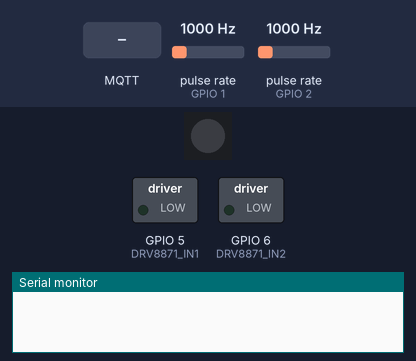
Recording of a program running on a simulated ESP32-S3. Shown: 1 RGB LEDs in strip order, left to right, switched loads named in the program (green lamp = pin HIGH), the last lines printed to the serial monitor. Wiring (inferred from the names in the program): 2 × pulse sensor: data GPIO 1 / data GPIO 2. The test bench sets the inputs (shaded band); at power-on: pulse rate (sensors on GPIO 1, GPIO 2) 1000 Hz. Dim RGB values are drawn brighter than linear; WiFi joins after 1.5 s; servers stay silent unless stated; the strip is taken to match the declared colour order; no MQTT or app messages arrive unless stated.

Above: at 0.1 s.
At 1.2 s:
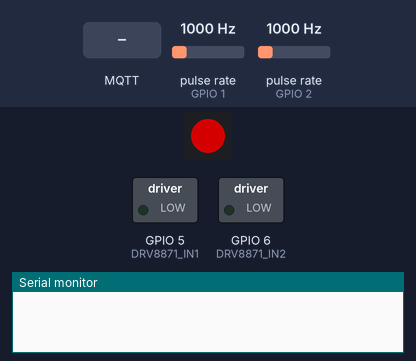
At 4.3 s:
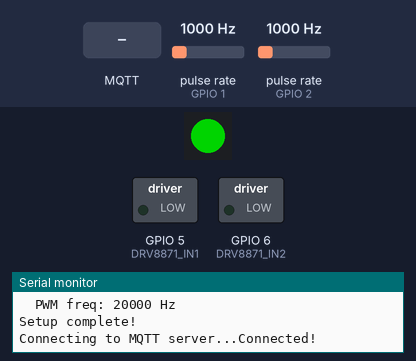
4.4 s: MQTT message "solap1234" arrives on the first subscribed topic
5.9 s: MQTT message "1" arrives on the first subscribed topic
7.4 s: MQTT message "on" arrives on the first subscribed topic
Timing chart, 0 to 10.4 s (numbered marks = the images above; inputs shaded):
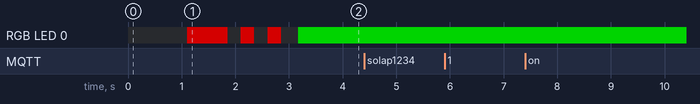

The program:

main.cpp
```cpp
#include <Arduino.h>
#include <WiFi.h>
#include <PubSubClient.h>
#include <ArduinoJson.h>
#include <Adafruit_NeoPixel.h>
#include "Drv8871.h"

// ********** RGB LED settings **********
#define LED_PIN 21    // LOLIN S3 Mini RGB LED pin
#define LED_COUNT 1
Adafruit_NeoPixel led(LED_COUNT, LED_PIN, NEO_RGB + NEO_KHZ800);

// ********** WiFi settings **********
// const char* ssid = "solap";
// const char* password = "solap1234";
const char* ssid = "WLAN1";
const char* password = "wlan1234";

// ********** MQTT settings **********
// const char* mqtt_server = "192.168.0.190"; //t630
const char* mqtt_server = "192.168.0.121"; //hp-zbook
// const char* mqtt_server = "192.168.0.133";  //e7450
const char* mqtt_user = "mark";
const char* mqtt_pass = "pass";
const int mqtt_port = 1883;
const char* deviceName = "PL1";

WiFiClient mqttClient;
PubSubClient client(mqttClient);

Drv8871 motor(deviceName);

// Non-blocking MQTT reconnect - returns true if connected
bool tryReconnect() {
  static unsigned long lastAttempt = 0;
  unsigned long now = millis();

  // Try to connect every 5 seconds
  if (now - lastAttempt >= 5000 || lastAttempt == 0) {
    lastAttempt = now;
    Serial.print("Connecting to MQTT server...");
    if (client.connect(deviceName, mqtt_user, mqtt_pass)) {
      Serial.println("Connected!");

      // Solid green when connected
      led.setPixelColor(0, led.Color(0, 255, 0));
      led.show();

      char str[80];

      // Subscribe to control topics
      strcpy(str, deviceName);
      strcat(str, "/pwm");
      client.subscribe(str);

      strcpy(str, deviceName);
      strcat(str, "/set_speed");
      client.subscribe(str);

      strcpy(str, deviceName);
      strcat(str, "/direction");
      client.subscribe(str);

      return true;
    } else {
      Serial.print("failed, rc=");
      Serial.print(client.state());
      Serial.println(" try again in 5 seconds");
    }
  }
  return false;
}

// Flash LED green at 1Hz when not connected to MQTT
void updateLedStatus() {
  static unsigned long lastFlash = 0;
  static bool ledOn = false;

  if (!client.connected()) {
    unsigned long now = millis();
    if (now - lastFlash >= 500) {
      lastFlash = now;
      ledOn = !ledOn;
      if (ledOn) {
        led.setPixelColor(0, led.Color(0, 255, 0));
      } else {
        led.setPixelColor(0, led.Color(0, 0, 0));
      }
      led.show();
    }
  }
}

void mqtt_callback(char* topic, byte* message, unsigned int length) {
  Serial.print("Message arrived on topic: ");
  Serial.print(topic);
  Serial.print(" Message: ");
  String messageTemp;
  String topicStr = topic;

  for (unsigned int i = 0; i < length; i++) {
    Serial.print((char)message[i]);
    messageTemp += (char)message[i];
  }
  Serial.println();

  StaticJsonDocument<256> doc;

  // Deserialize the JSON document
  DeserializationError error = deserializeJson(doc, messageTemp);

  if (error) {
    Serial.print(F("deserializeJson() failed: "));
    Serial.println(error.f_str());
  }

  char str[80];

  // Handle PWM command - direct PWM control (0-255)
  strcpy(str, deviceName);
  strcat(str, "/pwm");
  if (topicStr == str) {
    int _pwm = doc["data"];
    motor.mode = motor.PWM;
    if (_pwm > 0)
      motor.move_forward(_pwm);
    else
      motor.move_backward(-_pwm);
    Serial.print(" move_pwm: "); Serial.print(_pwm);
  }

  // Handle set_speed command - speed as percentage (-100 to 100)
  strcpy(str, deviceName);
  strcat(str, "/set_speed");
  if (topicStr == str) {
    int _speed = doc["data"];
    motor.mode = motor.SPEED;
    motor.set_speed(_speed);  // Percentage
    Serial.print(" set_speed: "); Serial.print(_speed);
  }

  // Handle direction command - 0=CW, 1=CCW
  strcpy(str, deviceName);
  strcat(str, "/direction");
  if (topicStr == str) {
    int _direction = doc["data"];
    motor.direction = _direction;
    Serial.print(" direction: "); Serial.print(_direction);
  }
}

void setup() {
  Serial.begin(115200);
  delay(1000);

  // Initialize RGB LED
  led.begin();
  led.setBrightness(128);  // Half brightness
  led.clear();
  led.show();
  delay(100);

  // Test flash - red on startup
  led.setPixelColor(0, led.Color(255, 0, 0));
  led.show();
  delay(500);

  Serial.println();
  Serial.println("DRV8871 DC Motor Controller Starting...");
  Serial.print("Device Name: ");
  Serial.println(deviceName);
  Serial.print("MAC Address: ");
  Serial.println(WiFi.macAddress());

  // WiFi setup - flash red while connecting
  WiFi.mode(WIFI_MODE_STA);
  WiFi.begin(ssid, password);
  while (WiFi.status() != WL_CONNECTED) {
    // Flash red while connecting to WiFi
    led.setPixelColor(0, led.Color(255, 0, 0));
    led.show();
    delay(250);
    led.setPixelColor(0, led.Color(0, 0, 0));
    led.show();
    delay(250);
    Serial.println("Connecting to WiFi...");
  }

  Serial.print("IP Address: ");
  Serial.println(WiFi.localIP());
  Serial.print("Wi-Fi Channel: ");
  Serial.println(WiFi.channel());

  // MQTT setup
  client.setServer(mqtt_server, mqtt_port);
  client.setCallback(mqtt_callback);

  // Initialize DRV8871 motor driver
  motor.begin();
  // motor.debug = 1;  // Enable debug output

  Serial.println("Setup complete!");
}

void loop() {
  // Start timing loop execution
  unsigned long loop_start_us = micros();
  static unsigned long loop_time_ema_us = 0;
  static const float loop_time_alpha = 0.12f;
  static float loop_time_percent = 0.0f;

  // MQTT connection handling
  if (!client.connected())
    tryReconnect();
  client.loop();

  // Update LED status (flash when not connected)
  updateLedStatus();

  // Motor update loop (100ms interval)
  static unsigned long motor_updateTime = millis();
  static const unsigned long MOTOR_UPDATE_MS = motor.pid_update_window;
  if ((millis() - motor_updateTime) > MOTOR_UPDATE_MS) {
    motor_updateTime = millis();
    motor.update();
  }

  // Telemetry publish loop (250ms interval)
  static unsigned long lastEventTime = millis();
  static const unsigned long EVENT_INTERVAL_MS = 250;
  if ((millis() - lastEventTime) > EVENT_INTERVAL_MS) {
    lastEventTime = millis();

    char str[80];
    String payload;

    // Publish speed (as percentage)
    strcpy(str, deviceName);
    strcat(str, "/speed");
    payload = String(motor.speed);
    client.publish(str, payload.c_str());

    // Publish RPM from Hall sensors
    strcpy(str, deviceName);
    strcat(str, "/rpm");
    payload = String(motor.speed_rpm, 1);
    client.publish(str, payload.c_str());

    // Publish RPS from Hall sensors
    strcpy(str, deviceName);
    strcat(str, "/rps");
    payload = String(motor.speed_rps, 2);
    client.publish(str, payload.c_str());

    // Publish gear output RPM (raw)
    strcpy(str, deviceName);
    strcat(str, "/output_rpm");
    payload = String(motor.output_rpm, 1);
    client.publish(str, payload.c_str());

    // Publish filtered gear output RPM (used by PID)
    strcpy(str, deviceName);
    strcat(str, "/output_rpm_filtered");
    payload = String(motor.output_rpm_filtered, 1);
    client.publish(str, payload.c_str());

    // Publish gear output RPS
    strcpy(str, deviceName);
    strcat(str, "/output_rps");
    payload = String(motor.output_rps, 3);
    client.publish(str, payload.c_str());

    // Publish PWM value
    strcpy(str, deviceName);
    strcat(str, "/pwm_set");
    payload = String(motor.pwm);
    client.publish(str, payload.c_str());

    // Publish speed command (ramped)
    strcpy(str, deviceName);
    strcat(str, "/speed_cmd");
    payload = String(motor.speed_command);
    client.publish(str, payload.c_str());

    // Publish motor occupancy (update execution time %)
    strcpy(str, deviceName);
    strcat(str, "/motor_occupancy");
    payload = String(motor.update_time_percent, 2);
    client.publish(str, payload.c_str());

    // Publish loop time percentage
    strcpy(str, deviceName);
    strcat(str, "/loop_time_percent");
    payload = String(loop_time_percent, 2);
    client.publish(str, payload.c_str());

    // Publish connection status (always connected for DRV8871)
    strcpy(str, deviceName);
    strcat(str, "/connected");
    payload = String(motor.connected ? 1 : 0);
    client.publish(str, payload.c_str());

    // Publish speed goal (target output RPM in SPEED mode)
    strcpy(str, deviceName);
    strcat(str, "/speed_goal");
    payload = String(motor.speed_goal, 1);
    client.publish(str, payload.c_str());

    // Publish target output RPM
    strcpy(str, deviceName);
    strcat(str, "/target_rpm");
    payload = String(motor.target_output_rpm, 1);
    client.publish(str, payload.c_str());

    // Publish PID output
    strcpy(str, deviceName);
    strcat(str, "/pid_output");
    payload = String(motor.pid_output, 1);
    client.publish(str, payload.c_str());
  }

  // Compute loop EMA and percent relative to EVENT_INTERVAL_MS
  unsigned long loop_dur_us = micros() - loop_start_us;
  if (loop_time_ema_us == 0)
    loop_time_ema_us = loop_dur_us;
  else
    loop_time_ema_us = (unsigned long)(loop_time_alpha * (float)loop_dur_us + (1.0f - loop_time_alpha) * (float)loop_time_ema_us);

  float avg_ms = (float)loop_time_ema_us / 1000.0f;
  if (EVENT_INTERVAL_MS > 0)
    loop_time_percent = (avg_ms / (float)EVENT_INTERVAL_MS) * 100.0f;
  else
    loop_time_percent = 0.0f;
}
```

Drv8871.h
```cpp
#ifndef DRV8871_H
#define DRV8871_H

#include "Arduino.h"

// DRV8871 pin configuration (ESP32-S3)
#define DRV8871_IN1 5   // PWM pin for forward
#define DRV8871_IN2 6   // PWM pin for reverse

// Hall sensor pins
#define HALL_A_PIN 1    // Hall sensor A
#define HALL_B_PIN 2    // Hall sensor B

// Hall sensor configuration
#define PULSES_PER_REV 11  // Pulses per motor revolution (adjust for your motor)
#define GEAR_RATIO 61.2f   // Motor RPM / Gear output RPM (6120/100)
#define MAX_OUTPUT_RPM 100.0f  // Maximum gear output RPM
#define SPEED_FILTER_ALPHA 0.15f  // EMA filter for speed (lower = smoother)

// PID configuration
#define PID_KP 4.0f      // Proportional gain
#define PID_KI 3.0f      // Integral gain
#define PID_KD 0.0f      // Derivative off (noise sensitive)
#define PID_INTEGRAL_MAX 200.0f  // Anti-windup limit (must be high enough to reach max PWM)

// PWM configuration
#define PWM_FREQ 20000      // 20kHz PWM frequency
#define PWM_RESOLUTION 8    // 8-bit resolution (0-255)
#define PWM_CHANNEL_1 0     // LEDC channel for IN1
#define PWM_CHANNEL_2 1     // LEDC channel for IN2

// Speed limits (PWM value 0-255)
#define PWM_MAX 255
#define PWM_MIN 0

// Acceleration limit per update cycle (100ms)
// 25 means it takes ~1 second to go from 0 to 255
#define PWM_ACCEL_LIMIT 25

class Drv8871 {

public:
  String name;

  // Motor modes
  enum move_mode { PWM, SPEED };

  // Direction: 0 = CW (normal), 1 = CCW (reversed)
  int direction;
  int mode;

  // Motor state
  float speed;          // Current speed from Hall sensors (0-100%)
  float speed_rps;      // Speed in revolutions per second (from Hall sensors)
  float speed_rpm;      // Speed in RPM (from Hall sensors)
  float output_rpm;     // Gear output speed in RPM
  float output_rps;     // Gear output speed in RPS
  float speed_goal;     // Target speed (PWM value, -255 to 255) - used in PWM mode
  float speed_command;  // Ramped speed (PWM value)
  float target_output_rpm;  // Target gear output RPM for PID control
  float current;        // Placeholder (DRV8871 doesn't provide current feedback)
  float vbus_voltage;   // Placeholder
  float power;          // Placeholder
  float fet_temp;       // Placeholder
  int pwm;              // Current PWM value (-255 to 255)
  int position;         // Placeholder

  bool connected;       // Always true for DRV8871 (no feedback)
  unsigned long last_contact;
  int debug;

  // Hall sensor state
  volatile long pulse_count;        // Total pulse count (can be negative for direction)
  volatile int hall_direction;      // Detected direction from Hall sensors: 1=CW, -1=CCW
  unsigned long last_speed_calc;    // Timestamp for speed calculation
  long last_pulse_count;            // Previous pulse count for speed calculation
  float output_rpm_filtered;        // EMA filtered output RPM for PID

  // PID state
  float pid_integral;     // Integral accumulator
  float pid_prev_error;   // Previous error for derivative
  float pid_output;       // PID output (for debugging/telemetry)

  // Update timing configuration
  unsigned long pid_update_window;  // Update interval in ms

  // Timing for update() execution measurement
  unsigned long update_start_us;
  float update_time_ema_us;
  float update_time_alpha;
  float update_time_percent;

  Drv8871(String _name);
  void begin();

  // Speed control
  void set_speed(float goal_rpm);      // Set speed as percentage (-100 to 100)
  void set_speed_rps(float goal_rps);  // Set speed directly as PWM (-255 to 255)
  void stop();

  // Direction-aware movement (for PWM mode)
  void move_forward(int pwm_value);
  void move_backward(int pwm_value);

  // Motor state
  void setMotorState(bool state);

  // Main update loop
  void update();

  // Hall sensor methods
  void initHallSensors();
  void calculateSpeed();

  // Static ISR functions (needed for attachInterrupt)
  static void IRAM_ATTR hallA_ISR();
  static void IRAM_ATTR hallB_ISR();
  static Drv8871* instance;  // Singleton for ISR access

private:
  bool motorEnabled;

  // Apply PWM to DRV8871
  void applyPwm(int pwm_value);

  // Brake mode (both pins low)
  void brake();
};

#endif
```

Source omitted: Drv8871.cpp (10336 bytes)
